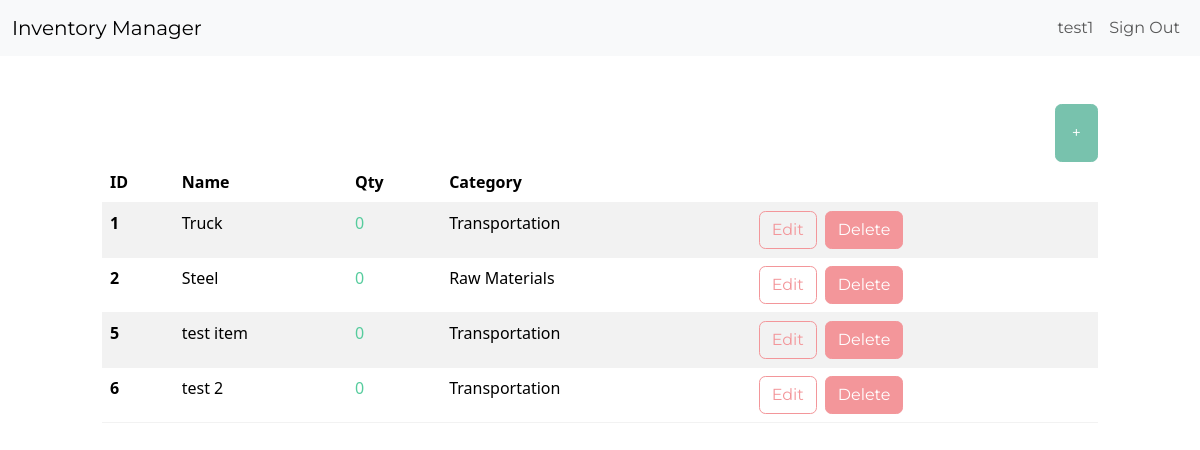
/stock/ (signed in), run on the app's committed database.
### inventory/models.py (models this page shows, shortened)
class InventoryItem(models.Model):
	picture = models.ImageField(blank=True, null=True)
	name = models.CharField(max_length=200)
	description = models.TextField(blank=True, null=True)
	quantity_per_ctn = models.IntegerField(blank=True, null=True, default=0)
	quantity_in_ctn = models.IntegerField(blank=True, null=True, default=0)
	category = models.ForeignKey('Category', on_delete=models.SET_NULL, blank=True, null=True)
	date_created = models.DateTimeField(auto_now_add=True)

class Category(models.Model):
	name = models.CharField(max_length=200)
	class Meta:
		verbose_name_plural = 'categories'

### inventory/views.py (the view)
# urls.py: path('stock/', Stock.as_view(), name='stock'),
class Stock(LoginRequiredMixin, View):
	def get(self, request):
		items = InventoryItem.objects.all().order_by('id')
		return render(request, 'inventory/stock.html', {'items': items})

### inventory/templates/inventory/stock.html (shortened to what this page needs)
{% extends 'inventory/base.html' %}
{% block content %}
	<div class="row">
		<div class="col-md-10 col-12 mx-auto mt-5">
			<div class="d-flex justify-content-end">
				<a href="{% url 'add-item' %}" class="btn btn-primary p-3">+</a>
			</div>
			<table class="table table-hover table-striped">
				<thead>
					<tr>
						<th scope="col">ID</th>
						<th scope="col">Name</th>
						<th scope="col">Qty</th>
						<th scope="col">Category</th>
						<th scope="col"></th>
						<th scope="col"></th>
					</tr>
				</thead>
				<tbody>
					{% for item in items %}
					<tr>
						<th scope="row">{{ item.id }}</th>
						<td>{{ item.name }}</td>
						<td class="text-success">{{ item.quantity_in_ctn }}</td>
						<td>{{ item.category.name }}</td>
						<td></td>
						<td><a href="{% url 'edit-item' item.id %}" class="btn btn-outline-secondary mx-2">Edit</a><a href="{% url 'delete-item' item.id %}" class="btn btn-secondary">Delete</a></td>
					</tr>
					{% endfor %}
				</tbody>
			</table>
		</div>
	</div>
{% endblock content %}

### inventory/templates/inventory/base.html (shortened to what this page needs)
<!DOCTYPE html>
<html lang="en">
<head>
	<link href="https://bootswatch.com/5/minty/bootstrap.min.css" rel="stylesheet">
</head>
<body>
	{% include 'inventory/navigation.html' %}
	{% block content %}
	{% endblock content %}
</body>
</html>

### inventory/templates/inventory/navigation.html (shortened to what this page needs)
<nav class="navbar navbar-expand-lg bg-light">
	<div class="container-fluid">
		<a class="navbar-brand" href="{% url 'index' %}">Inventory Manager</a>
		<div class="collapse navbar-collapse justify-content-end" id="navbarNav">
			<ul class="navbar-nav">
				{% if user.is_authenticated %}
					<li class="nav-item">
						<a class="nav-link" href="#">{{ user.username }}</a>
					</li>
					<li class="nav-item">
						<a class="nav-link" href="{% url 'logout' %}">Sign Out</a>
					</li>
				{% endif %}
			</ul>
		</div>
	</div>
</nav>

### data on the page
InventoryItem: id "1", name "Truck", quantity_in_ctn "0", category.name "Transportation"
InventoryItem: id "2", name "Steel", quantity_in_ctn "0", category.name "Raw Materials"
InventoryItem: id "5", name "test item", quantity_in_ctn "0", category.name "Transportation"
InventoryItem: id "6", name "test 2", quantity_in_ctn "0", category.name "Transportation"

### other printed values
{{ user.username }} "test1"
